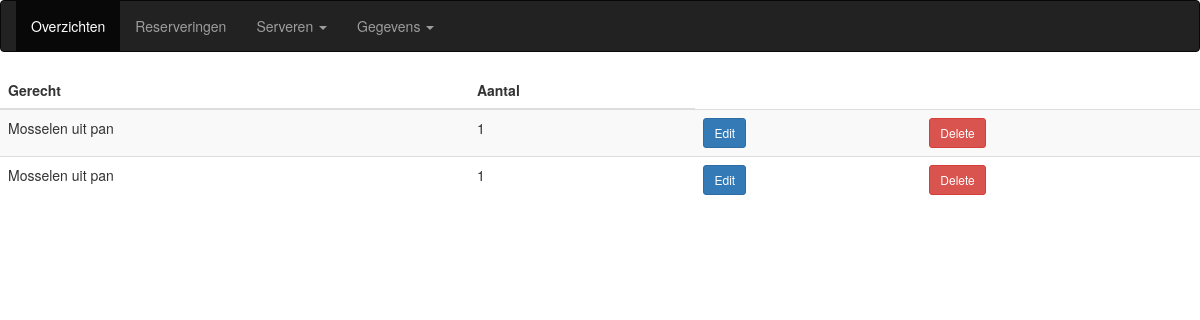
Before: /kok.php with the older database file.
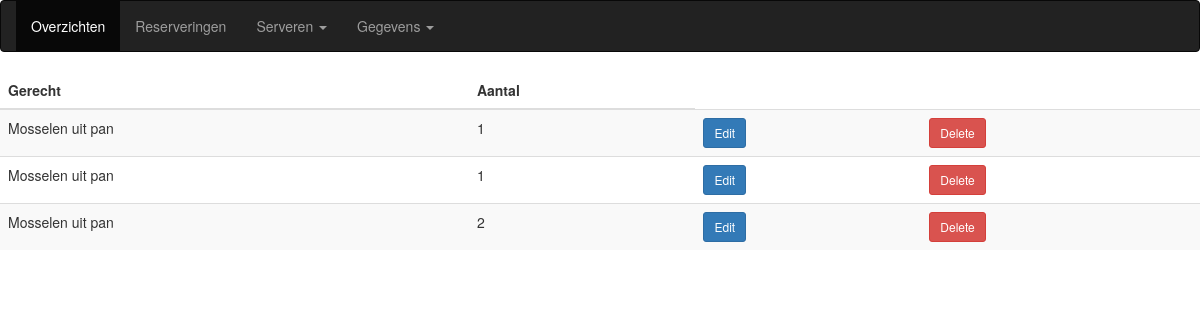
After: the same page with the newer database file.
### tables this page shows
CREATE TABLE `bestellingen` (
  `bestellingenID` int(11) NOT NULL,
  `reserveringenID_ph` int(11) DEFAULT NULL,
  `menuitemsID_ph` int(11) DEFAULT NULL,
  `aantal` int(11) DEFAULT NULL,
  `geserveerd` tinyint(4) DEFAULT NULL
);

CREATE TABLE `menuitems` (
  `menuitemsID` int(11) NOT NULL,
  `code` varchar(4) DEFAULT NULL,
  `naam` varchar(30) DEFAULT NULL,
  `gerechtsoortenID_ph` int(11) DEFAULT NULL,
  `prijs` int(11) NOT NULL
);

### database.php (called while the page is built, shortened)
<?php
class DB{
    private $pdo;
    public function __construct($host, $user, $pass, $db, $charset){
        $this->host = $host;
        $this->user = $user;
        $this->pass = $pass;
        $this->db = $db;
        $this->charset = $charset;
        try{
            $dsn = 'mysql:host='. $this->host.';dbname='.$this->db.';charset='.$this->charset;
            $this->pdo = new PDO($dsn, $this->user, $this->pass);
            $this->pdo->setAttribute(PDO::ATTR_ERRMODE, PDO::ERRMODE_EXCEPTION);
            return $this->pdo;
        }
        catch(\PDOException $e){
            echo "Connection Failed: ".$e->getMessage();
        }
    }
        public function showKok(){
            $query = "SELECT bestellingen.menuitemsID_ph, menuitems.naam, menuitems.prijs, bestellingen.bestellingenID, bestellingen.aantal FROM bestellingen INNER JOIN menuitems ON bestellingen.menuitemsID_ph = menuitems.menuitemsID WHERE code = 'kok';";
            $prep = $this->pdo->prepare($query);
            $prep->execute();
            $rows = $prep->fetchAll(PDO::FETCH_ASSOC);
            return $rows;
        }
}

### kok.php (the view, shortened to what this page needs)
<?php
include_once 'database.php';
$db = new DB('localhost', 'root', '', 'restaurant', 'utf8mb4');
$kok = $db->showKok();
?>
<!DOCTYPE html>
<html lang="en">
<head>
  <link rel="stylesheet" href="https://maxcdn.bootstrapcdn.com/bootstrap/3.4.1/css/bootstrap.min.css">
</head>
<body>
<nav class="navbar navbar-inverse">
  <div class="container-fluid">
    <ul class="nav navbar-nav">
      <li class="active"><a href="overzichten.php">Overzichten</a></li>
      <li><a href="reserveren.php">Reserveringen</a></li>
      <li class="dropdown"><a class="dropdown-toggle" data-toggle="dropdown" href="#">Serveren <span class="caret"></span></a>
        <li class="dropdown"><a class="dropdown-toggle" data-toggle="dropdown" href="#">Gegevens <span class="caret"></span></a>
      </li>
    </ul>
  </div>
</nav>
  <div id="horizontal">
    <main>
        <table class="table table-striped" id="overzicht">
            <thead class="thead-dark">
                <tr>
                    <th scope="col">Gerecht</th>
                    <th scope="col">Aantal</th>
                </tr>
            </thead>
            <tbody>
                <?php foreach ($kok as $chef): ?>
                    <tr>
                    <td><?php echo $chef["naam"];?></td>
                    <td><?php echo $chef["aantal"];?></td>
                        <td class="noExl">
                            <a class="btn btn-primary mr-2 btn-sm" href="editklant.php?id=<?php echo $klant["klantenID"]; ?>">Edit</a>
                        </td>
                        <td class="noExl">
                            <a class="btn btn-danger mr-2 btn-sm" href="deleteklant.php?id=<?php echo $klant["klantenID"]; ?>">Delete</a>
                        </td>
                    </tr>
                <?php endforeach; ?>
            </tbody>
        </table>
    </main>
</body>
</html>

Changed rows visible on the page:
added bestellingen: menuitemsID_ph.naam "Mosselen uit pan", aantal "2"
